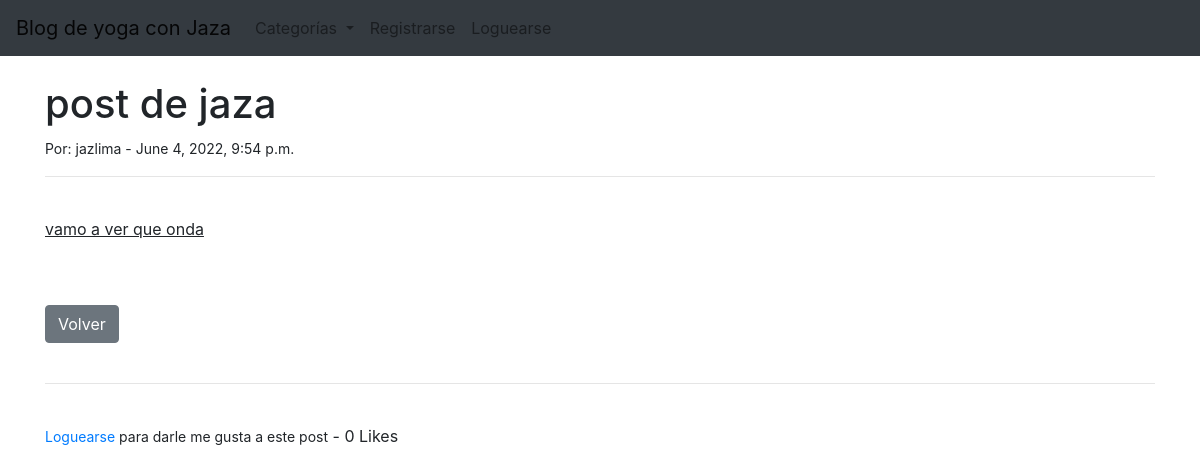
The app's page /post/18/ with its own data.
### AppBlogYoga/models.py (models this page shows, shortened)
class Post(models.Model):
    titulo=models.CharField(max_length=200)
    subtitulo=models.CharField(max_length=200)
    cuerpo=RichTextField(blank=True, null=True)
    autor=models.ForeignKey(User, on_delete=models.CASCADE)
    fecha=models.DateTimeField(auto_now_add=True)
    imagen=models.ImageField(upload_to='blog/', blank=True, null=True)
    categoria=models.CharField(max_length=200, default='yoga')
    likes=models.ManyToManyField(User, related_name='blog_post')
    extracto=models.CharField(max_length=200)
    def total_likes(self):
        return self.likes.count()

### AppBlogYoga/views.py (the view)
# urls.py: path('post/<int:pk>/', DetailPost.as_view(), name='detailPost'),
class DetailPost(DetailView):
    model = Post
    template_name = 'detailPost.html'
    def get_context_data(self, *args, **kwargs):
        cat_menu=Category.objects.all()
        contexto=super(DetailPost, self).get_context_data(*args, **kwargs)
        var=get_object_or_404(Post, id=self.kwargs['pk'])
        total_likes=var.total_likes()
        liked=False
        if var.likes.filter(id=self.request.user.id).exists():
            liked=True
        contexto['cat_menu']=cat_menu
        contexto['total_likes']=total_likes
        contexto['liked']=liked
        return contexto

### AppBlogYoga/models.py (called while the page is built)
    def __str__(self):
        return self.nombre

### AppBlogYoga/templates/detailPost.html (shortened to what this page needs)
{% extends 'padre.html' %}
{% block content %}
<h1>{{ post.titulo }}</h1>
<small>Por:
    {{ post.autor }} -
    {{post.fecha}}  </small>
<hr>
<br/>
{{ post.cuerpo | safe }}
<br/><br/>
<a href="{% url 'home' %}" class="btn btn-secondary">Volver</a>
<br/><br/>
<hr>
<br/>
<form action="{% url 'like_post' post.pk %}" method="POST">{% csrf_token %}
{% if user.is_authenticated %}
    {% if liked %}
        <button type="submit", name="post_id", value="{{ post.id }}", class="btn btn-danger btn-sm">No me gusta</button>
    {% else %}
        <button type="submit", name="post_id", value="{{ post.id }}", class="btn btn-primary btn-sm">Me gusta</button>
    {% endif %}
{% else %}
    <small><a href="{% url 'login' %}">Loguearse</a> para darle me gusta a este post</small>
{% endif %}
        -  {{ total_likes}} Likes
</form>
{% endblock %}

### records on screen
Post: titulo "post de jaza", autor "jazlima", fecha "June 4, 2022, 9:54 p.m.", cuerpo "vamo a ver que onda"

### other values on screen
{{ total_likes }} "0"
